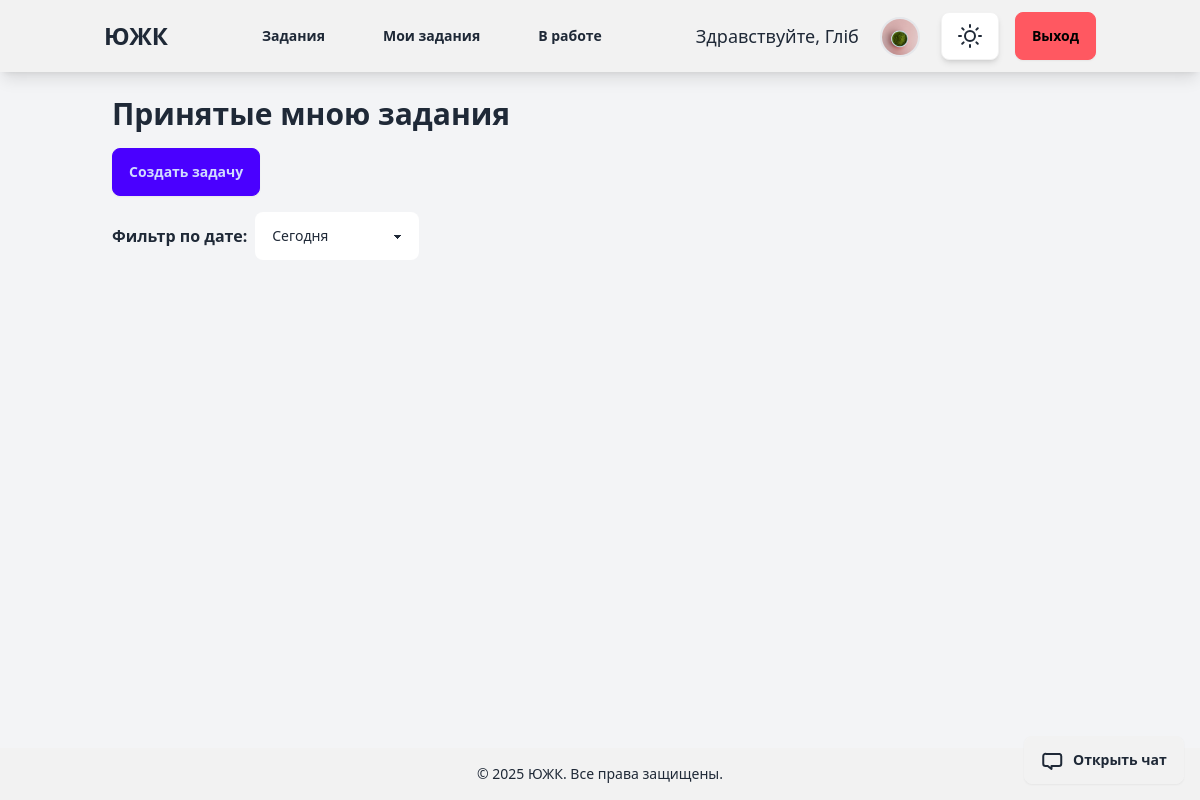
/ticket_list_accepted_by (signed in), run on an earlier commit of the app's database.
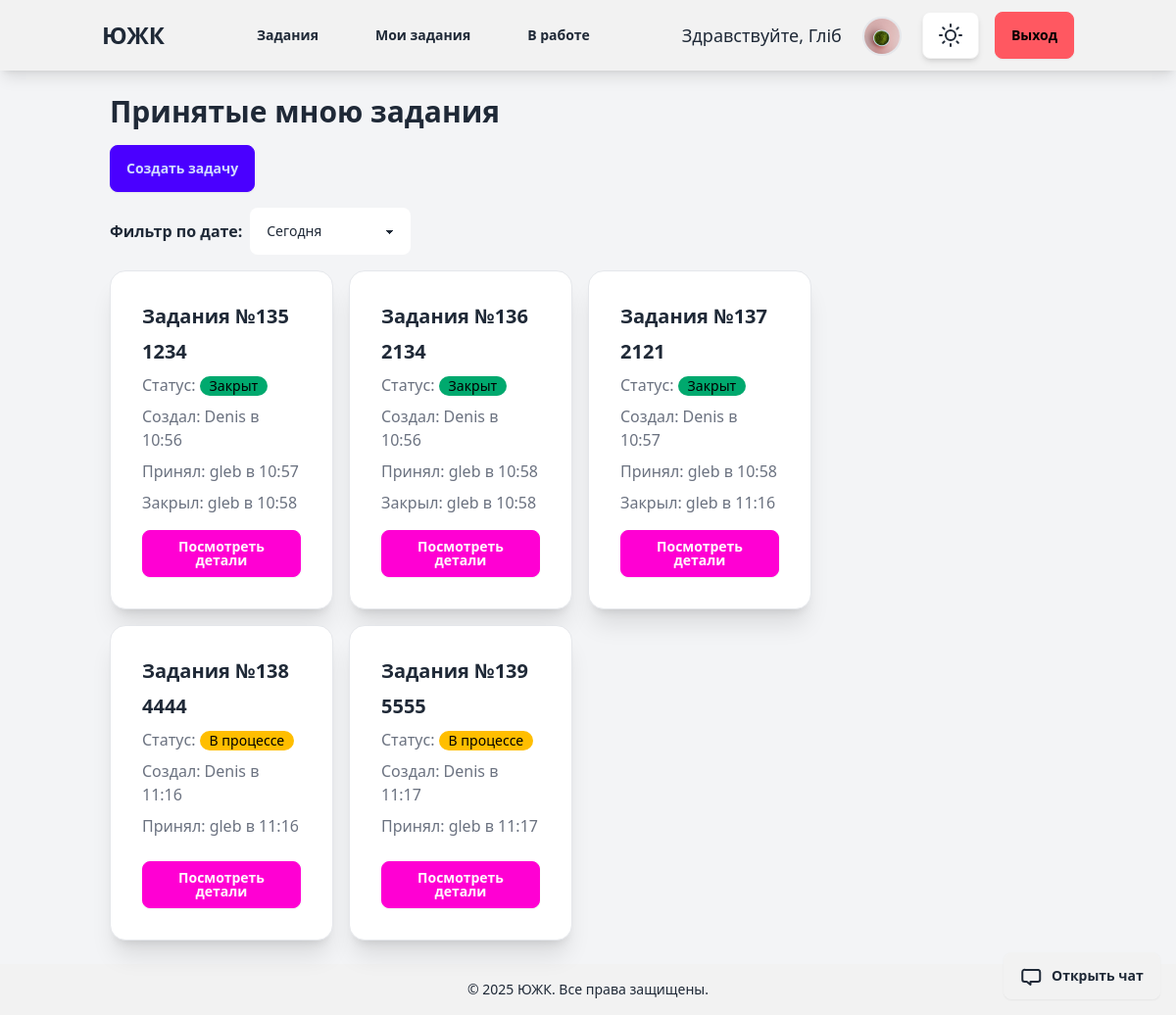
And on a later commit of the database.
### tickets/models.py (models this page shows, shortened)
class Ticket(models.Model):
    STATUS_CHOICES = [
        ('open', 'Open'),
        ('in_progress', 'In Progress'),
        ('closed', 'Closed'),
    ]
    title = models.CharField(max_length=200)
    description = models.TextField()
    status = models.CharField(max_length=20, choices=STATUS_CHOICES, default='open')
    created_by = models.ForeignKey(CustomUser, on_delete=models.CASCADE, related_name='tickets_created')
    accepted_by = models.ForeignKey(CustomUser, on_delete=models.CASCADE, related_name='tickets_accepted', null=True,
                                    blank=True)
    department = models.ForeignKey(Department, on_delete=models.CASCADE, related_name='tickets', null=True, blank=True)
    position = models.ForeignKey(Position, on_delete=models.CASCADE, related_name='tickets', null=True, blank=True)
    old_department = models.ForeignKey(Department, on_delete=models.SET_NULL, related_name='old_department', null=True, blank=True)
    old_position = models.ForeignKey(Position, on_delete=models.SET_NULL, related_name='old_position', null=True, blank=True)
    attachment = models.FileField(upload_to='tickets/', null=True, blank=True)
    created_at = models.DateTimeField(auto_now_add=True)
    accepted_at = models.DateTimeField(null=True, blank=True)
    closed_at = models.DateTimeField(null=True, blank=True)
    updated_at = models.DateTimeField(auto_now=True)
    completion_comment = models.TextField(null=True, blank=True)

### account/models.py (models this page shows)
class CustomUser(AbstractUser):
    department = models.ForeignKey(Department, on_delete=models.SET_NULL, null=True, blank=True)
    position = models.ForeignKey(Position, on_delete=models.SET_NULL, null=True, blank=True, related_name="users")

### tickets/views.py (the view)
# urls.py: path('ticket_list_accepted_by', views.ticket_list_accepted_by, name='ticket_list_accepted_by'),
@login_required
def ticket_list_accepted_by(request):
    user = request.user
    time_filter = request.GET.get('time_filter', 'today')  # Default to 'today'
    tickets = Ticket.objects.filter(accepted_by=request.user)
    if time_filter == 'today':
        tickets = tickets.filter(created_at__date=timezone.now().date())
    elif time_filter == 'week':
        start_of_week = timezone.now() - timedelta(days=timezone.now().weekday())
        tickets = tickets.filter(created_at__gte=start_of_week)
    elif time_filter == 'month':
        tickets = tickets.filter(created_at__year=timezone.now().year,
                                 created_at__month=timezone.now().month)
    chat = Chat.objects.filter(
        Q(ticket__accepted_by=user) | Q(ticket__created_by=user)
    ).first()
    chat_id = chat.ticket.id if chat else None
    return render(request, 'tickets/my_accepted_ticket_list.html', {
        'tickets': tickets,
        'chat_id': chat_id
    })

### templates/tickets/my_accepted_ticket_list.html (shortened to what this page needs)
{% extends "blog/base.html" %}
{% block content1 %}
<div class="container mx-auto p-6">
    <h2 class="text-3xl font-bold mb-4">Принятые мною задания</h2>
    <a href="{% url 'tickets:create_ticket' %}" class="btn btn-primary mb-4">Создать задачу</a>
    <form method="get" class="mb-4">
        <div class="flex gap-2 items-center">
            <label class="font-semibold">Фильтр по дате:</label>
            <select name="time_filter" class="select select-bordered" onchange="this.form.submit()">
                <option value="today" {% if request.GET.time_filter == "today" %}selected{% endif %}>Сегодня</option>
            </select>
        </div>
    </form>
    <div id="ticket-container" class="transition-all duration-300 w-full lg:w-3/4 pr-4">
        <div class="grid grid-cols-1 md:grid-cols-2 lg:grid-cols-3 gap-4">
            {% for ticket in tickets %}
            <div class="card bg-base-100 shadow-xl border border-gray-200" data-ticket-id="{{ ticket.id }}">
                <div class="card-body">
                    <h2 class="card-title text-xl font-semibold">Задания №{{ ticket.id }}</h2>
                    <h3 class="card-title text-xl font-semibold">{{ ticket.title }}</h3>
                    <p class="text-gray-500">Статус:
                        <span class="badge
                            {% if ticket.status == 'open' %}badge-error
                            {% elif ticket.status == 'in_progress' %}badge-warning
                            {% else %}badge-success
                            {% endif %}">
                            {% if ticket.status == 'open' %}Открыт
                            {% elif ticket.status == 'in_progress' %}В процессе
                            {% else %}Закрыт
                            {% endif %}
                        </span>
                    </p>
                    <p class="text-gray-500">Создал:
                        {{ ticket.created_by.username }} в {{ ticket.created_at|date:"H:i" }}
                    </p>
                    <p class="text-gray-500">Принял:
                        {% if ticket.accepted_by %}
                            {{ ticket.accepted_by.username }} в {{ ticket.accepted_at|date:"H:i" }}
                        {% else %}
                            {{ ticket.accepted_by.username|default:"На данный момент не принята" }}
                        {% endif %}
                    </p>
                    <p class="text-gray-500">
                        {% if ticket.closed_at %}
                                Закрыл: {{ ticket.accepted_by.username }} в {{ ticket.closed_at|date:"H:i" }}
                        {% endif %}
                    </p>
                    <a href="{% url 'tickets:ticket_detail' ticket.id %}" class="btn btn-secondary mt-2">Посмотреть детали</a>
                </div>
            </div>
            {% endfor %}
        </div>
    </div>
</div>
{% if chat_id %}
    <button id="open-chat-btn" class="btn btn-accent open-chat fixed bottom-4 right-4" class="btn btn-accent fixed bottom-4 right-4" data-ticket-id="{{ chat_id }}">
        <span>Открыть чат</span>
    </button>
{% endif %}
{% endblock %}

What changed in the data, as far as the page shows it:
added Ticket: id "135", title "1234", status "Закрыт", created_by.username "Denis", created_at "10:56", accepted_by.username "gleb", accepted_at "10:57", closed_at "10:58"
added Ticket: id "136", title "2134", status "Закрыт", created_by.username "Denis", created_at "10:56", accepted_by.username "gleb", accepted_at "10:58", closed_at "10:58"
added Ticket: id "137", title "2121", status "Закрыт", created_by.username "Denis", created_at "10:57", accepted_by.username "gleb", accepted_at "10:58", closed_at "11:16"
added Ticket: id "138", title "4444", status "В процессе", created_by.username "Denis", created_at "11:16", accepted_by.username "gleb", accepted_at "11:16"
added Ticket: id "139", title "5555", status "В процессе", created_by.username "Denis", created_at "11:17", accepted_by.username "gleb", accepted_at "11:17"
